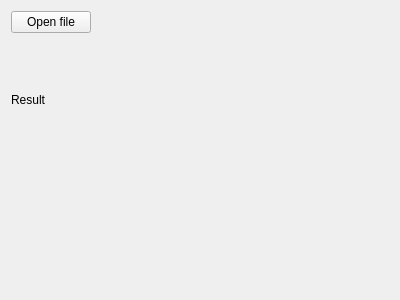
<?xml version="1.0" encoding="UTF-8"?>
<ui version="4.0">
 <class>Fourth</class>
 <widget class="QWidget" name="Fourth">
  <property name="geometry">
   <rect>
    <x>0</x>
    <y>0</y>
    <width>400</width>
    <height>300</height>
   </rect>
  </property>
  <property name="windowTitle">
   <string>Form</string>
  </property>
  <layout class="QVBoxLayout" name="verticalLayout">
   <item>
    <layout class="QHBoxLayout" name="horizontalLayout_2">
     <item>
      <widget class="QPushButton" name="pushButton">
       <property name="text">
        <string>Open file</string>
       </property>
      </widget>
     </item>
     <item>
      <spacer name="horizontalSpacer">
       <property name="orientation">
        <enum>Qt::Horizontal</enum>
       </property>
       <property name="sizeHint" stdset="0">
        <size>
         <width>40</width>
         <height>20</height>
        </size>
       </property>
      </spacer>
     </item>
    </layout>
   </item>
   <item>
    <layout class="QHBoxLayout" name="horizontalLayout">
     <item>
      <layout class="QVBoxLayout" name="verticalLayout_3">
       <item>
        <widget class="QLabel" name="label_2">
         <property name="text">
          <string>Result</string>
         </property>
        </widget>
       </item>
       <item>
        <widget class="QLabel" name="FullImageLabel">
         <property name="text">
          <string/>
         </property>
        </widget>
       </item>
      </layout>
     </item>
    </layout>
   </item>
  </layout>
 </widget>
 <resources/>
 <connections/>
</ui>
